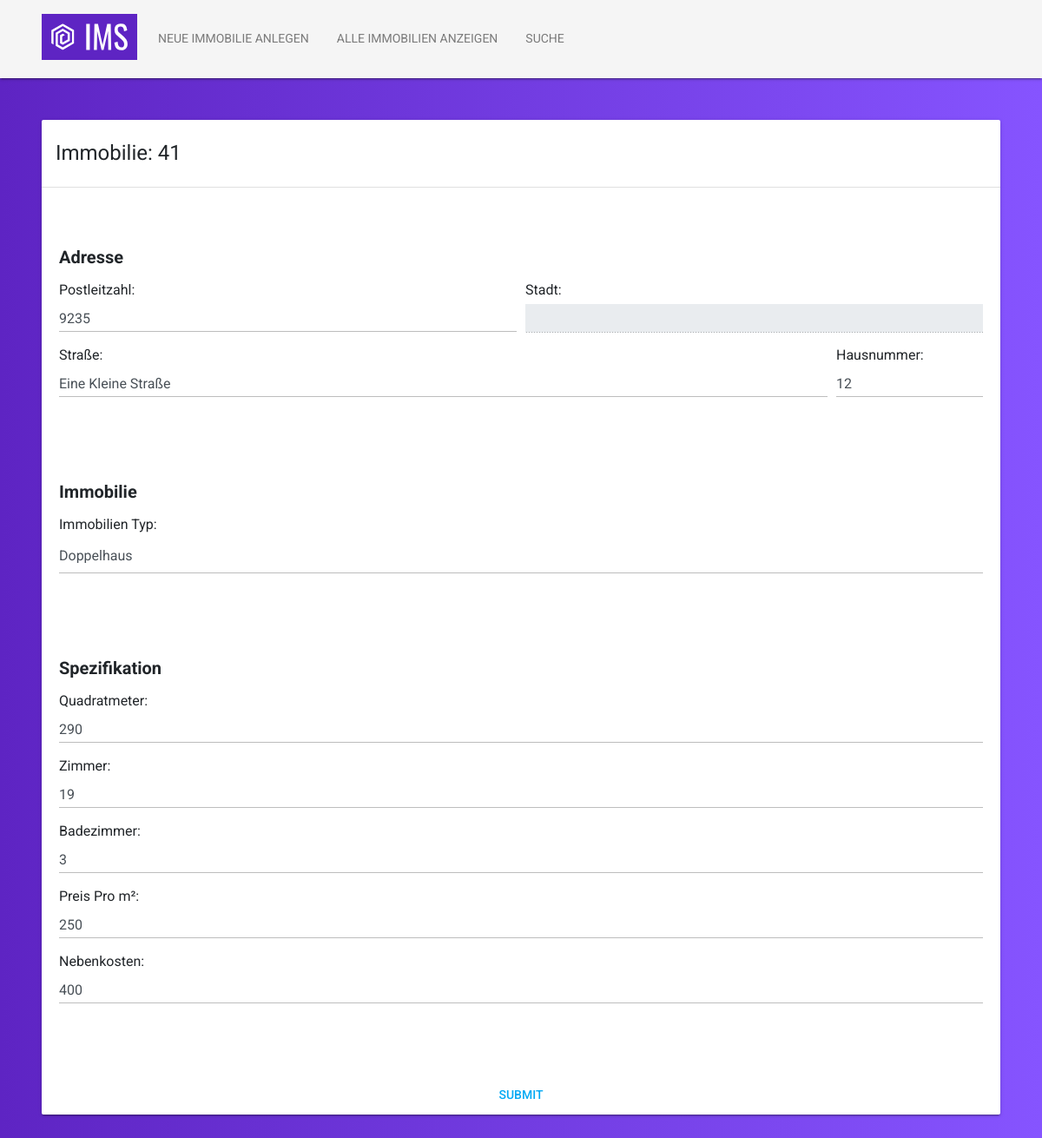
/sites/estate-detail.sites.php?id=41 (signed in), run on the app's committed database.
### tables this page shows
CREATE TABLE IF NOT EXISTS `estates` (
  `EstateID` int(11) NOT NULL AUTO_INCREMENT,
  `Estate_TypeID` int(255) NOT NULL,
  `Estate_ParentID` int(255) NOT NULL,
  `AddressID` int(11) NOT NULL,
  `Estate_MetaID` int(11) NOT NULL,
  PRIMARY KEY (`EstateID`),
  KEY `Estates_fk0` (`Estate_TypeID`),
  KEY `Estates_fk1` (`Estate_ParentID`),
  KEY `Estates_fk2` (`AddressID`),
  KEY `Estates_fk3` (`Estate_MetaID`)
);

CREATE TABLE IF NOT EXISTS `addresses` (
  `AddressID` int(11) NOT NULL AUTO_INCREMENT,
  `ZipcodeID` int(11) NOT NULL,
  `Address_Street` varchar(255) NOT NULL,
  `Address_Street_Number` varchar(255) NOT NULL,
  `Address_Country_Code` varchar(255) NOT NULL,
  PRIMARY KEY (`AddressID`),
  KEY `Addresses_fk` (`ZipcodeID`)
);

CREATE TABLE IF NOT EXISTS `estate_meta` (
  `Estate_MetaID` int(11) NOT NULL AUTO_INCREMENT,
  `Estate_Meta_Surface_Size` varchar(255) NOT NULL,
  `Estate_Meta_Rooms_Count` int(255) NOT NULL,
  `Estate_Meta_Bathroom_Count` int(255) NOT NULL,
  `Estate_Meta_Price_Per_Squaremeters` decimal(10,0) NOT NULL,
  `Estate_Meta_Additional_Costs` decimal(10,0) NOT NULL,
  PRIMARY KEY (`Estate_MetaID`)
);

### methods/gets/get.estates.php (called while the page is built, shortened)
<?php
class buildEstateQuery
{
    function __construct()
    {
        $this->edit_user_fallback = 'Sie sind nicht berechtigt diesen Eintrag zu sehen!';
        $this->fallback = 'Unerwarteter Fehler';
    }
    private function db()
    {
        $servername = "bngwcgyjxquzsogdpgjv-mysql.services.clever-cloud.com";
        $username = "ubzcxi5aeywhopxg";
        $password = "GkgWQRKJzxDrFquEIQp6";
        $database = "bngwcgyjxquzsogdpgjv";
        return new mysqli($servername, $username, $password, $database);
    }
    public function edit($logged_in_user_id, $estate_request_id)
    {
        $connection = $this->db();
        $exist_query = "SELECT * FROM estates WHERE estates.estateID = $estate_request_id";
        $exist_query_result = mysqli_query($connection, $exist_query);
        $ownership_query = "SELECT LandlordID FROM estates_in_landlords WHERE EstateID = $estate_request_id";
        $ownership_query_result = mysqli_query($connection, $ownership_query);
        if ($ownership_query_result->num_rows > 0) {
            while ($ownership_row = $ownership_query_result
                ->fetch_assoc()
            ) {
                if ($ownership_row['LandlordID'] != $logged_in_user_id) {
                    return $this->edit_user_fallback;
                }
            }
        } else {
            return $this->fallback;
        }
        $mother_query =
            "SELECT *
            FROM estates
            JOIN addresses a on estates.AddressID = a.AddressID
            JOIN estate_meta em on estates.Estate_MetaID = em.Estate_MetaID
            WHERE estates.EstateID = $estate_request_id";
        $mother_query_result = mysqli_query($connection, $mother_query);
        return $mother_query_result;
    }
}

### methods/view/types.view.php (called while the page is built)
<?php
function TypeData() {
    $servername = "bngwcgyjxquzsogdpgjv-mysql.services.clever-cloud.com";
    $username = "ubzcxi5aeywhopxg";
    $password = "GkgWQRKJzxDrFquEIQp6";
    $database = "bngwcgyjxquzsogdpgjv";
    $connection = new mysqli($servername, $username, $password, $database);
    $sql = "SELECT * FROM estate_types";
    $result = mysqli_query($connection, $sql);
    if (mysqli_num_rows($result) > 0) {
        while($row = mysqli_fetch_assoc($result)) {
            $new_array[] = $row;
        }
    }
    return $new_array;
}

### sites/estate-detail.sites.php (the view, shortened to what this page needs)
<?php
include '../templates/header.template.php';
if (isset($_SESSION['loggedin']) && $_SESSION['loggedin'] == true) {
?>
    <body>
        <?php
        include '../templates/nav.template.php';
        ?>
        <?php
        include '../methods/gets/get.estates.php';
        $logged_in_user = $_SESSION['user_id'];
        $estate_entry_id = $_GET['id'];
        $edit = new buildEstateQuery();
        ?>
                <?php $q = $edit->edit($logged_in_user, $estate_entry_id);
                $r = $q->fetch_assoc();
                print_r($r);
                ?>
        <div class="container-fluid p-5">
            <div class="card shadow-lg">
                <div class="card-header ">
                    <h4 class="mt-2">Immobilie: <?php echo $r['EstateID'] ?></h4>
                </div>
                <div class="card-body">
                    <form id="ims_form" action="../methods/inserts/new.insert.php" method="post">
                        <h5 class="mt-5 font-weight-bold">Adresse</h5>
                        <div class="form-row mt-3">
                            <div class="col-6">
                                <label for="zipcode">Postleitzahl:</label>
                                <input value="<?php echo $r['ZipcodeID'] ?>" onKeyDown="limitText(this,5);" onKeyUp="limitText(this,5);" type="number" name="zipcode" type="text" class="form-control" id="zipcode">
                            </div>
                            <div class="col">
                                <label for="city">Stadt:</label>
                                <input disabled name="city" type="text" class="form-control" id="city">
                            </div>
                        </div>
                        <div class="form-row mt-3 pb-5">
                            <div class="col-10">
                                <label for="street">Straße:</label>
                                <input value="<?php echo $r['Address_Street'] ?>" name="street" type="text" class="form-control" id="street">
                            </div>
                            <div class="col">
                                <label for="street_number">Hausnummer:</label>
                                <input value="<?php echo $r['Address_Street_Number'] ?>" name="street_number" type="text" class="form-control" id="street_number">
                            </div>
                        </div>
                        <h5 class="mt-5 font-weight-bold">Immobilie</h5>
                        <div class="form-group mt-3 mb-3 pb-5">
                            <label for="estate_type">Immobilien Typ:</label>
                            <select name="estate_type" class="form-control" id="estate_type">
                                <?php
                                include '../methods/view/types.view.php';
                                $TypeDataArray = TypeData();
                                foreach ($TypeDataArray as $Type) {
                                    echo '<option class="type_select" value=' . $Type['Estate_TypeID'] . '>' . $Type['Estate_Type'] . '</option>';
                                }
                                ?>
                            </select>
                        </div>
                        <h5 class="mt-5 mb-3 font-weight-bold">Spezifikation</h5>
                        <div class="form-group">
                            <label class="w-100" for="surface_size">Quadratmeter:</label>
                            <input value="<?php echo $r['Estate_Meta_Surface_Size'] ?>" name="surface_size" class="form-control" type="text" />
                        </div>
                        <div class="form-group mt-3">
                            <label class="w-100" for="rooms_count">Zimmer:</label>
                            <input value="<?php echo $r['Estate_Meta_Rooms_Count'] ?>" name="rooms_count" class="form-control" type="text" />
                        </div>
                        <div class="form-group mt-3">
                            <label class="w-100" for="bathroom_count">Badezimmer:</label>
                            <input value="<?php echo $r['Estate_Meta_Bathroom_Count'] ?>" name="bathroom_count" class="form-control" type="text" />
                        </div>
                        <div class="form-group mt-3">
                            <label class="w-100" for="price_per_square_meter">Preis Pro m²:</label>
                            <input value="<?php echo $r['Estate_Meta_Price_Per_Squaremeters'] ?>" type="number" name="price_per_square_meter" class="form-control" type="text" />
                        </div>
                        <div class="form-group mt-3">
                            <label class="w-100" for="additional_cost">Nebenkosten:</label>
                            <input value="<?php echo $r['Estate_Meta_Additional_Costs'] ?>" name="additional_cost" class="form-control" type="text" />
                        </div>
                </div>
                <button type="submit" class="btn btn-info mt-5" name="submit">Submit</button>
            </div>
        </div>
    </body>
    </html>
<?php
} else {
    echo "Please log in first to see this page.";
}
?>

### data on the page
estates: EstateID "41", zipcode "9235", street "Eine Kleine Straße", street_number "12", surface_size "290", rooms_count "19", bathroom_count "3", price_per_square_meter "250", additional_cost "400"

### other printed values
form field estate_type "Doppelhaus"
